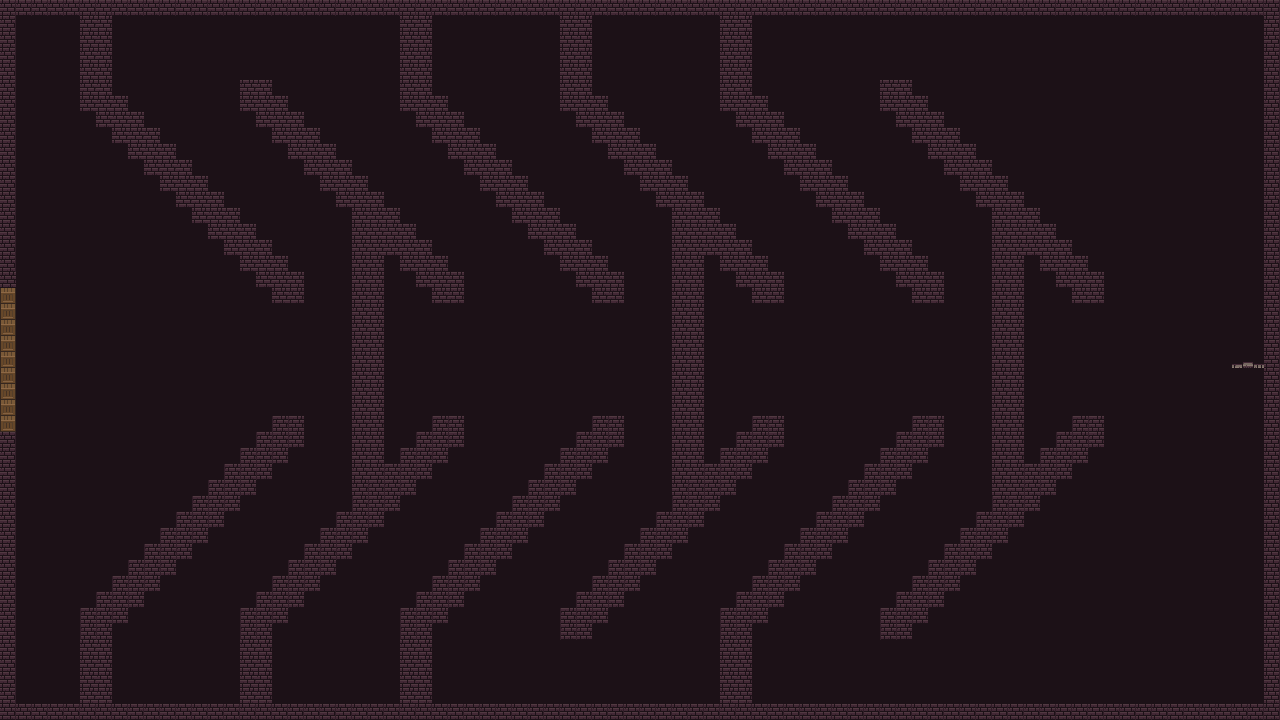

Rendered tile map (Tiled .tmx) drawn with the repository's tilesets; below, a short description and the map source with its tile grids summarised:
An orthogonal 80x45 tile map with 16x16 px tiles, 2 tile layers (Tile Layer 1, Tile Layer 2), 3 tilesets and 182 objects (180x wall, door, end_game_platform).

<map version="1.2" tiledversion="1.3.0" orientation="orthogonal" renderorder="right-down" compressionlevel="0" width="80" height="45" tilewidth="16" tileheight="16" infinite="0" nextlayerid="16" nextobjectid="329">
 <tileset firstgid="1" name="Wall" tilewidth="16" tileheight="16" tilecount="1020" columns="20">
  <image source="Wall.png" width="320" height="816" />
 </tileset>
 <tileset firstgid="1021" name="Floor" tilewidth="16" tileheight="16" tilecount="819" columns="21">
  <image source="Floor.png" width="336" height="624" />
 </tileset>
 <tileset firstgid="1840" name="0x72_16x16DungeonTileset.v3" tilewidth="16" tileheight="16" tilecount="256" columns="16">
  <image source="0x72_16x16DungeonTileset.v3.png" width="256" height="256" />
 </tileset>
 <layer id="14" name="Tile Layer 1" width="80" height="45">
  <data>[3600 cells, 3600 non-empty, 1 distinct tile ids]</data>
 </layer>
 <layer id="15" name="Tile Layer 2" width="80" height="45">
  <data>[3600 cells, 888 non-empty, 6 distinct tile ids]</data>
 </layer>
 <objectgroup id="2" name="Object Layer 1">
  <object id="11" type="wall" x="0" y="704" width="1280" height="16" />
  <object id="23" type="wall" x="0" y="0" width="16" height="288" />
  <object id="25" type="wall" x="1264" y="0" width="16" height="720" />
  <object id="27" type="wall" x="0" y="0" width="1280" height="16" />
  <object id="31" type="door" x="0" y="288" width="16" height="144">
   <properties>
    <property name="side" value="left" />
   </properties>
  </object>
  <object id="74" type="wall" x="0" y="432" width="16" height="288" />
  <object id="75" type="end_game_platform" x="1232" y="352" width="32" height="16" />
  <object id="76" type="wall" x="80" y="16" width="32" height="96" />
  <object id="77" type="wall" x="96" y="112" width="48" height="16" />
  <object id="78" type="wall" x="112" y="128" width="48" height="16" />
  <object id="79" type="wall" x="128" y="144" width="48" height="16" />
  <object id="80" type="wall" x="144" y="160" width="48" height="16" />
  <object id="81" type="wall" x="160" y="176" width="48" height="16" />
  <object id="84" type="wall" x="192" y="208" width="48" height="16" />
  <object id="85" type="wall" x="176" y="192" width="48" height="16" />
  <object id="86" type="wall" x="208" y="224" width="48" height="16" />
  <object id="87" type="wall" x="224" y="240" width="48" height="16" />
  <object id="88" type="wall" x="240" y="256" width="48" height="16" />
  <object id="89" type="wall" x="256" y="272" width="48" height="16" />
  <object id="90" type="wall" x="272" y="288" width="32" height="16" />
  <object id="91" type="wall" x="112" y="96" width="16" height="16" />
  <object id="112" type="wall" x="256" y="112" width="48" height="16" />
  <object id="113" type="wall" x="272" y="128" width="48" height="16" />
  <object id="114" type="wall" x="288" y="144" width="48" height="16" />
  <object id="115" type="wall" x="304" y="160" width="48" height="16" />
  <object id="116" type="wall" x="320" y="176" width="48" height="16" />
  <object id="117" type="wall" x="352" y="208" width="48" height="16" />
  <object id="118" type="wall" x="336" y="192" width="48" height="16" />
  <object id="119" type="wall" x="368" y="224" width="48" height="16" />
  <object id="120" type="wall" x="384" y="240" width="48" height="16" />
  <object id="121" type="wall" x="400" y="256" width="48" height="16" />
  <object id="122" type="wall" x="432" y="128" width="48" height="16" />
  <object id="123" type="wall" x="448" y="144" width="48" height="16" />
  <object id="124" type="wall" x="464" y="160" width="48" height="16" />
  <object id="125" type="wall" x="480" y="176" width="48" height="16" />
  <object id="126" type="wall" x="496" y="192" width="48" height="16" />
  <object id="127" type="wall" x="528" y="224" width="48" height="16" />
  <object id="128" type="wall" x="512" y="208" width="48" height="16" />
  <object id="129" type="wall" x="544" y="240" width="48" height="16" />
  <object id="130" type="wall" x="560" y="256" width="48" height="16" />
  <object id="131" type="wall" x="576" y="272" width="48" height="16" />
  <object id="132" type="wall" x="592" y="128" width="48" height="16" />
  <object id="133" type="wall" x="608" y="144" width="48" height="16" />
  <object id="134" type="wall" x="624" y="160" width="48" height="16" />
  <object id="135" type="wall" x="640" y="176" width="48" height="16" />
  <object id="136" type="wall" x="656" y="192" width="48" height="16" />
  <object id="137" type="wall" x="688" y="224" width="48" height="16" />
  <object id="138" type="wall" x="672" y="208" width="48" height="16" />
  <object id="139" type="wall" x="704" y="240" width="48" height="16" />
  <object id="140" type="wall" x="720" y="256" width="48" height="16" />
  <object id="141" type="wall" x="736" y="272" width="48" height="16" />
  <object id="162" type="wall" x="752" y="128" width="48" height="16" />
  <object id="163" type="wall" x="768" y="144" width="48" height="16" />
  <object id="164" type="wall" x="784" y="160" width="48" height="16" />
  <object id="165" type="wall" x="800" y="176" width="48" height="16" />
  <object id="166" type="wall" x="816" y="192" width="48" height="16" />
  <object id="167" type="wall" x="848" y="224" width="48" height="16" />
  <object id="168" type="wall" x="832" y="208" width="48" height="16" />
  <object id="169" type="wall" x="864" y="240" width="48" height="16" />
  <object id="170" type="wall" x="880" y="256" width="48" height="16" />
  <object id="171" type="wall" x="896" y="272" width="48" height="16" />
  <object id="182" type="wall" x="896" y="112" width="48" height="16" />
  <object id="183" type="wall" x="912" y="128" width="48" height="16" />
  <object id="184" type="wall" x="928" y="144" width="48" height="16" />
  <object id="185" type="wall" x="944" y="160" width="48" height="16" />
  <object id="186" type="wall" x="960" y="176" width="48" height="16" />
  <object id="187" type="wall" x="992" y="208" width="48" height="16" />
  <object id="188" type="wall" x="976" y="192" width="48" height="16" />
  <object id="189" type="wall" x="1008" y="224" width="48" height="16" />
  <object id="190" type="wall" x="1024" y="240" width="48" height="16" />
  <object id="191" type="wall" x="1040" y="256" width="48" height="16" />
  <object id="192" type="wall" x="240" y="80" width="32" height="32" />
  <object id="193" type="wall" x="272" y="96" width="16" height="16" />
  <object id="194" type="wall" x="416" y="272" width="48" height="16" />
  <object id="195" type="wall" x="432" y="288" width="32" height="16" />
  <object id="196" type="wall" x="400" y="16" width="32" height="96" />
  <object id="197" type="wall" x="432" y="96" width="16" height="16" />
  <object id="198" type="wall" x="416" y="112" width="48" height="16" />
  <object id="199" type="wall" x="560" y="16" width="32" height="96" />
  <object id="200" type="wall" x="592" y="96" width="16" height="16" />
  <object id="201" type="wall" x="576" y="112" width="48" height="16" />
  <object id="202" type="wall" x="720" y="16" width="32" height="96" />
  <object id="203" type="wall" x="752" y="96" width="16" height="16" />
  <object id="204" type="wall" x="736" y="112" width="48" height="16" />
  <object id="205" type="wall" x="880" y="80" width="32" height="32" />
  <object id="206" type="wall" x="912" y="96" width="16" height="16" />
  <object id="207" type="wall" x="1056" y="272" width="48" height="16" />
  <object id="208" type="wall" x="1072" y="288" width="32" height="16" />
  <object id="209" type="wall" x="912" y="288" width="32" height="16" />
  <object id="210" type="wall" x="752" y="288" width="32" height="16" />
  <object id="211" type="wall" x="592" y="288" width="32" height="16" />
  <object id="212" type="wall" x="352" y="224" width="16" height="16" />
  </objectgroup>
</map>
<!-- 90 of 182 objects omitted -->
